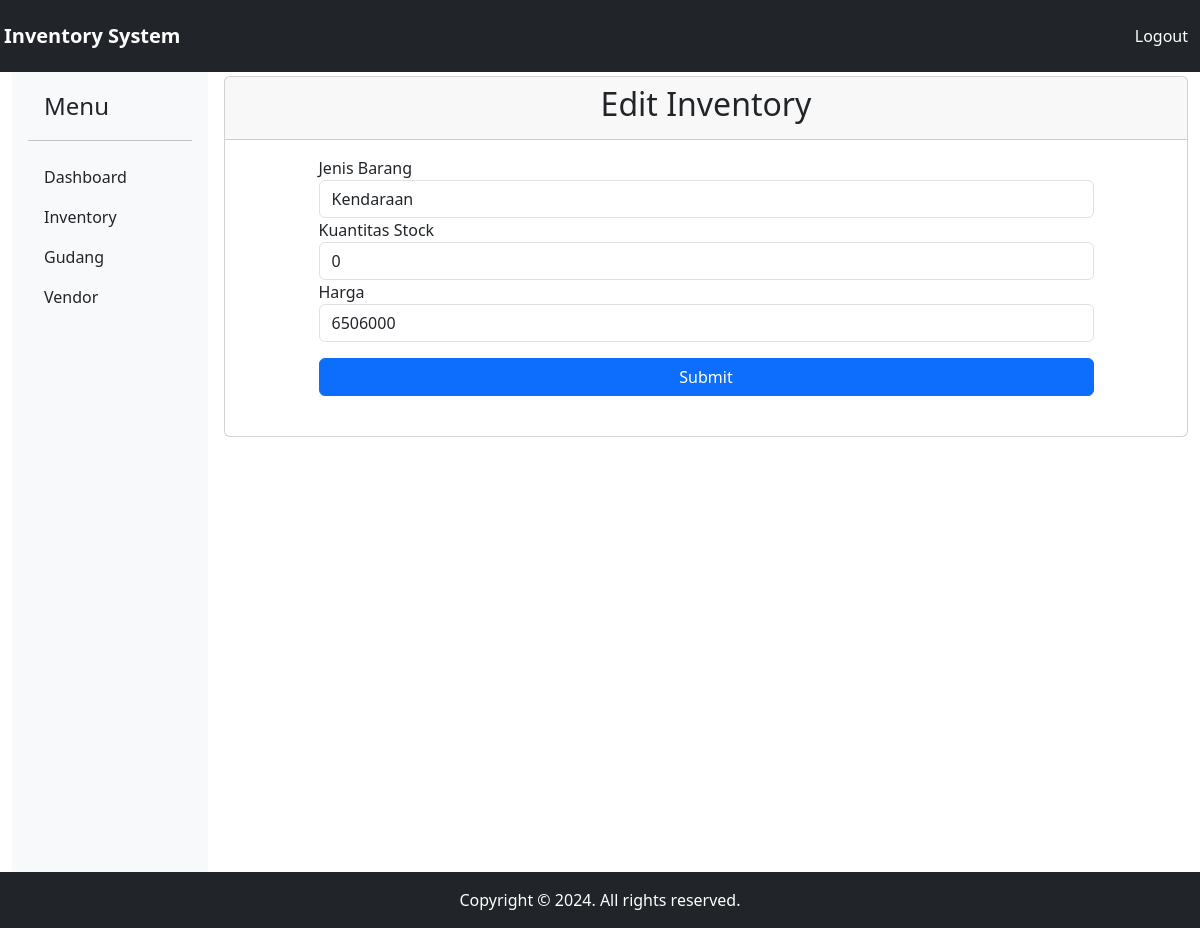
The app's page /view/inventory/edit_inventory.php?id=1 (signed in) with its own data.
### tables this page shows
CREATE TABLE `inventory` (
  `id` int(11) NOT NULL,
  `nama_barang` varchar(255) NOT NULL,
  `jenis_barang` varchar(255) NOT NULL,
  `kuantitas` int(11) NOT NULL,
  `lokasi_gudang` varchar(255) NOT NULL,
  `barcode` int(20) NOT NULL,
  `harga` bigint(20) NOT NULL,
  `vendor_id` int(11) NOT NULL,
  `storage_id` int(11) NOT NULL
);

### view/inventory/edit_inventory.php (the view, shortened to what this page needs)
<?php
include '../../config/db.php';
$id = $_GET['id'] ?? '';
$stmt = $conn->prepare('SELECT * FROM inventory WHERE id = :id');
$stmt->execute(['id' => $id]);
$inventory = $stmt->fetch(PDO::FETCH_ASSOC);
include '../../include/header.php';
?>
<!DOCTYPE html>
<html lang="en">
<head>
    <link rel="stylesheet" href="../../Asset/css/bootstrap.min.css">
</head>
<body>
    <div class="container-fluid">
        <div class="row">
            <div class="col-12 d-flex">
                <div class="col-2">
                    <?php include '../../include/sidebar.php' ?>
                </div>
                <div class="col-10 mt-1">
                    <div class="card ms-3">
                        <div class="card-header text-center">
                            <h2>Edit Inventory</h2>
                        </div>
                        <div class="card-body col-12 d-flex justify-content-center">
                            <div class="col-10">
                            <form action="" method="POST">
                                <div class="form-group">
                                    <label for="jenis_barang">Jenis Barang</label>
                                    <input type="text" name="jenis_barang" class="form-control" id="jenis_barang" value="<?= htmlspecialchars($inventory['jenis_barang']) ?>" required>
                                </div>
                                <div class="form-group">
                                    <label for="kuantitas">Kuantitas Stock</label>
                                    <input type="text" name="kuantitas" class="form-control" id="kuantitas" value="<?= htmlspecialchars($inventory['kuantitas']) ?>" required>
                                </div>
                                <div class="form-group">
                                    <label for="harga">Harga</label>
                                    <input type="text" name="harga" class="form-control" id="harga" value="<?= htmlspecialchars($inventory['harga']) ?>" required>
                                </div>
                                <button type="submit" class="btn btn-primary col-12 mt-3 mb-4">Submit</button>
                            </form>
                            </div>
                        </div>
                    </div>
                </div>
            </div>
        </div>
    </div>
    <?php include '../../include/footer.php'?>
</body>
</html>

### records on screen
inventory: jenis_barang "Kendaraan", kuantitas "0", harga "6506000"
